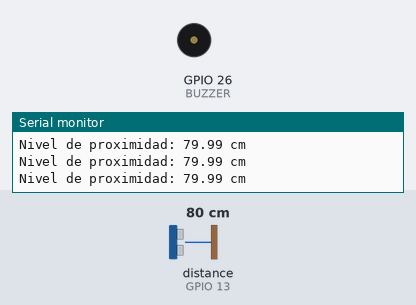
A sketch run on a simulated ESP32. Parts: buzzer (waves = sounding, pin HIGH), the last lines printed to the serial monitor. Wiring (inferred from the names in the program): ultrasonic range finder: trigger GPIO 12; echo GPIO 13. The test bench sets the inputs (shaded band); at power-on: distance to the obstacle (sensor on GPIO 13) 80 cm. The echo pulse lasts 58.3 µs per cm; pins used as bus, display or sensor lines are not drawn.

Above: at 1.2 s.
1.3 s: distance to the obstacle (sensor on GPIO 13) set to 13 cm
2.8 s: distance to the obstacle (sensor on GPIO 13) set to 10 cm
At 2.96 s:
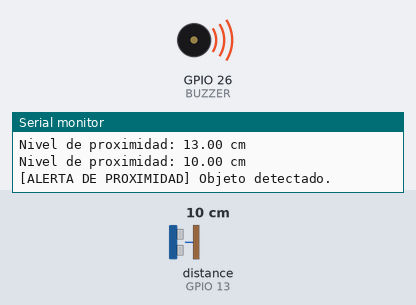
5.8 s: distance to the obstacle (sensor on GPIO 13) set to 18 cm
At 6.7 s:
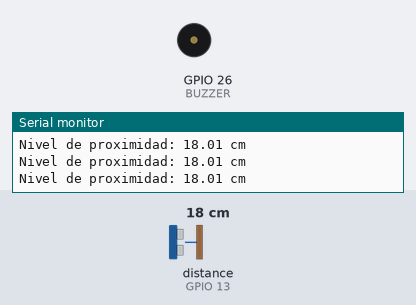
7.3 s: distance to the obstacle (sensor on GPIO 13) set to 2 cm
At 7.67 s:
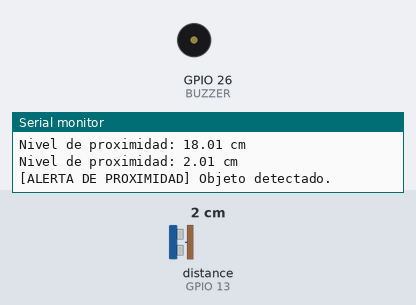
Timing chart, 0 to 11.3 s (numbered marks = the images above; inputs shaded):
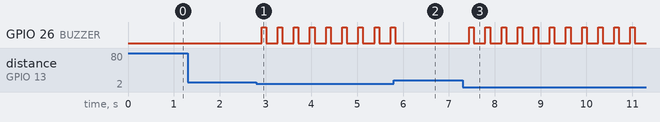

The sketch:

04_Alarma_Nivel_Ultrasonico.ino
```cpp
/**
 * ====================================================================
 * KIT DIDÁCTICO DE HARDWARE - ESP32 AUTOMATIZACIÓN
 * PRÁCTICA 04: Alarma de Nivel Ultrasónico (Medición de Distancia)
 * ====================================================================
 */

// ==== ASIGNACIÓN DE PINES ====
#define DIST_TRIG 12
#define DIST_ECHO 13
#define BUZZER    26 // El buzzer se activa con HIGH de forma estándar

const float UMBRAL_DISTANCIA = 12.0;

void setup() {
  Serial.begin(115200);
  pinMode(DIST_TRIG, OUTPUT);
  pinMode(DIST_ECHO, INPUT);
  pinMode(BUZZER, OUTPUT);

  digitalWrite(DIST_TRIG, LOW);
  digitalWrite(BUZZER, LOW); // Apagado inicial
  Serial.println("[PRÁCTICA 4] Sensor ultrasónico activo...");
}

void loop() {
  digitalWrite(DIST_TRIG, LOW);
  delayMicroseconds(2);
  digitalWrite(DIST_TRIG, HIGH);
  delayMicroseconds(10);
  digitalWrite(DIST_TRIG, LOW);

  long microsegundos = pulseIn(DIST_ECHO, HIGH);
  float cm = microsegundos * 0.0343 / 2.0;

  if (cm > 0 && cm < 400) {
    Serial.print("Nivel de proximidad: "); Serial.print(cm); Serial.println(" cm");

    if (cm < UMBRAL_DISTANCIA) {
      Serial.println("[ALERTA DE PROXIMIDAD] Objeto detectado.");
      digitalWrite(BUZZER, HIGH); // Enciende con HIGH
      delay(100);
      digitalWrite(BUZZER, LOW);
      delay(100);
    }
  }
  delay(150);
}
```

Measured:
- the behaviour switches between 12 and 11 cm on distance to the obstacle (sensor on GPIO 13) (found by bisection; images 0 and 1)
- after the input at 2.8 s, GPIO 26 (BUZZER): alternates HIGH for 0.10 s and LOW for 0.25 s, starting after 0.11 s
- after the input at 5.8 s, GPIO 26 (BUZZER): goes on until 5.8 s, then stays LOW
- after the input at 7.3 s, GPIO 26 (BUZZER): alternates HIGH for 0.10 s and LOW for 0.25 s, starting after 0.15 s
